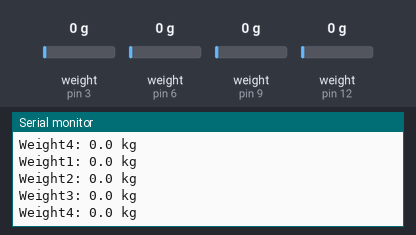
A sketch run on a simulated Arduino Uno, built with avr-gcc and run on an emulated ATmega328P. Parts: the last lines printed to the serial monitor. The test bench sets the inputs (shaded band); at power-on: weight on the scale (sensors on pin 3, pin 6, pin 9, pin 12) 0 g.

Above: at 5.2 s.
5.3 s: weight on the scale (sensor on pin 3) set to 100 g
At 5.32 s:
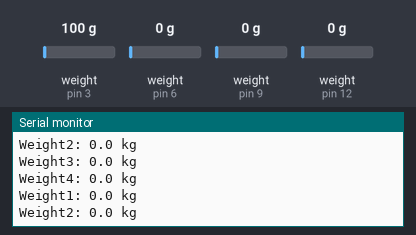
8.3 s: weight on the scale (sensor on pin 6) set to 100 g
At 8.44 s:
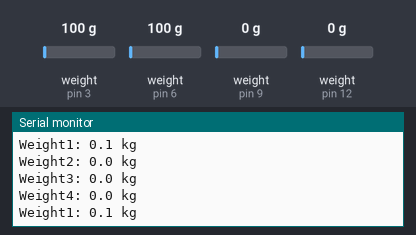
9.8 s: weight on the scale (sensor on pin 9) set to 100 g
At 9.85 s:
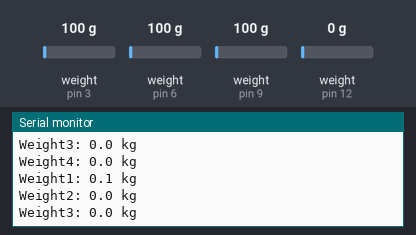
11.3 s: weight on the scale (sensor on pin 12) set to 100 g
At 11.36 s:
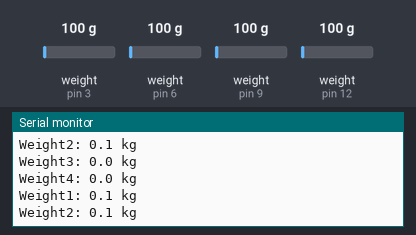
12.8 s: weight on the scale (sensor on pin 3) set to 1250 g
At 12.87 s:
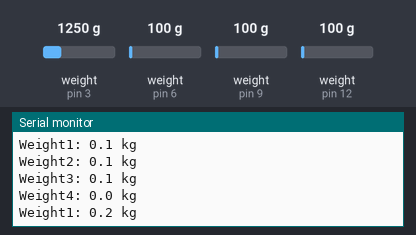
14.3 s: weight on the scale (sensor on pin 6) set to 1250 g
At 18.21 s:
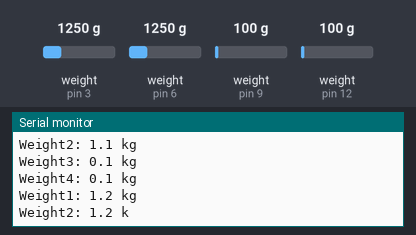
Timing chart, 0 to 18.3 s (numbered marks = the images above; inputs shaded):
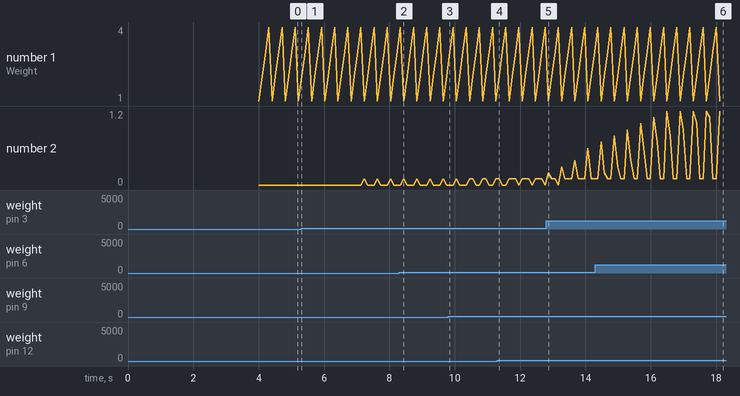

Measured:
- after the input at 12.8 s, the serial monitor: prints a new line after 0.07 s (image 5)
- after the input at 14.3 s, the serial monitor: prints a new line after 0.28 s (image 6)

The sketch:

smartPole1-2Lab.ino
```cpp
#include "HX711.h"

//캘리브레이션값
#define calibration_factor -18550.0

//SCK(CLK)로 사용하는 핀1
#define LOADCELL_SCK_PIN1 2
//DT(DOUT)로 사용하는 핀1
#define LOADCELL_DOUT_PIN1 3

//SCK(CLK)로 사용하는 핀2
#define LOADCELL_SCK_PIN2 5
//DT(DOUT)로 사용하는 핀2
#define LOADCELL_DOUT_PIN2 6

//SCK(CLK)로 사용하는 핀3
#define LOADCELL_SCK_PIN3 8
//DT(DOUT)로 사용하는 핀3
#define LOADCELL_DOUT_PIN3 9

//SCK(CLK)로 사용하는 핀4
#define LOADCELL_SCK_PIN4 11
//DT(DOUT)로 사용하는 핀4
#define LOADCELL_DOUT_PIN4 12

HX711 scale1;
HX711 scale2;
HX711 scale3;
HX711 scale4;

//최신값을 몇개 저장해 두는지 개수.
int nValueCount = 10;
//최신값을 저장해 두는 배열. 위의 변수 값과 같은 크기를 설정한다.
float fValue1[10];
float fValue2[10];
float fValue3[10];
float fValue4[10];


void setup()
{
  Serial.begin(9600);

  //HX711 객체를 초기화 한다.
  scale1.begin(LOADCELL_DOUT_PIN1, LOADCELL_SCK_PIN1);
  scale2.begin(LOADCELL_DOUT_PIN2, LOADCELL_SCK_PIN2);
  scale3.begin(LOADCELL_DOUT_PIN3, LOADCELL_SCK_PIN3);
  scale4.begin(LOADCELL_DOUT_PIN4, LOADCELL_SCK_PIN4);
  //설정된 캘리브레이션 값을 설정 한다.
  scale1.set_scale(calibration_factor);
  scale2.set_scale(calibration_factor);
  scale3.set_scale(calibration_factor);
  scale4.set_scale(calibration_factor);
  //영점 잡기. 현재 값을 0으로 둔다.
  scale1.tare();
  scale2.tare();
  scale3.tare();
  scale4.tare();
}

void loop()
{
  Serial.print("Weight1: ");

  //값 임시 저장
  float fValueTemp1 = 0.0;
  //값 합산
  float fValueSum1 = 0.0;


  //scale.get_units() returns a float
  fValueTemp1 = scale1.get_units();
  //읽은 값을 합산값에 넣어 준다.
  fValueSum1 = fValueTemp1;

  int i;
  for(i = 0; i < nValueCount; i = i + 1)
  {
    if(i > 0)
    {//0보다 클때만 계산
      //앞번호일수록 오래된 데이터이다.

      //기존에 저장된 데이터 합산
      fValueSum1 = fValueSum1 + fValue1[i];

      //값을 앞으로 한칸씩 민다.
      fValue1[i - 1] = fValue1[i];
    }
  }

  //맨 마지막에 최신값을 넣어 준다.
  fValue1[nValueCount - 1] = fValueTemp1;

  //합산값을 평균을 낸다.
  Serial.print(abs(fValueSum1 / nValueCount), 1);

  //You can change this to kg but you'll need to refactor the calibration_factor
  Serial.print(" kg");
  Serial.println();


  Serial.print("Weight2: ");

  //값 임시 저장
  float fValueTemp2 = 0.0;
  //값 합산
  float fValueSum2 = 0.0;


  //scale.get_units() returns a float
  fValueTemp2 = scale2.get_units();
  //읽은 값을 합산값에 넣어 준다.
  fValueSum2 = fValueTemp2;

  int j;
  for(j = 0; j < nValueCount; j = j + 1)
  {
    if(j > 0)
    {//0보다 클때만 계산
      //앞번호일수록 오래된 데이터이다.

      //기존에 저장된 데이터 합산
      fValueSum2 = fValueSum2 + fValue2[j];

      //값을 앞으로 한칸씩 민다.
      fValue2[j - 1] = fValue2[j];
    }
  }

  //맨 마지막에 최신값을 넣어 준다.
  fValue2[nValueCount - 1] = fValueTemp2;

  //합산값을 평균을 낸다.
  Serial.print(abs(fValueSum2 / nValueCount), 1);

  //You can change this to kg but you'll need to refactor the calibration_factor
  Serial.print(" kg");
  Serial.println();


  Serial.print("Weight3: ");

  //값 임시 저장
  float fValueTemp3 = 0.0;
  //값 합산
  float fValueSum3 = 0.0;


  //scale.get_units() returns a float
  fValueTemp3 = scale3.get_units();
  //읽은 값을 합산값에 넣어 준다.
  fValueSum3 = fValueTemp3;

  int k;
  for(k = 0; k < nValueCount; k = k + 1)
  {
    if(k > 0)
    {//0보다 클때만 계산
      //앞번호일수록 오래된 데이터이다.

      //기존에 저장된 데이터 합산
      fValueSum3 = fValueSum3 + fValue3[k];

      //값을 앞으로 한칸씩 민다.
      fValue3[k - 1] = fValue3[k];
    }
  }

  //맨 마지막에 최신값을 넣어 준다.
  fValue3[nValueCount - 1] = fValueTemp3;

  //합산값을 평균을 낸다.
  Serial.print(abs(fValueSum3 / nValueCount), 1);

  //You can change this to kg but you'll need to refactor the calibration_factor
  Serial.print(" kg");
  Serial.println();

  Serial.print("Weight4: ");

  //값 임시 저장
  float fValueTemp4 = 0.0;
  //값 합산
  float fValueSum4 = 0.0;


  //scale.get_units() returns a float
  fValueTemp4 = scale4.get_units();
  //읽은 값을 합산값에 넣어 준다.
  fValueSum4 = fValueTemp4;

  int l;
  for(l = 0; l < nValueCount; l = l + 1)
  {
    if(l > 0)
    {//0보다 클때만 계산
      //앞번호일수록 오래된 데이터이다.

      //기존에 저장된 데이터 합산
      fValueSum4 = fValueSum4 + fValue4[l];

      //값을 앞으로 한칸씩 민다.
      fValue4[l - 1] = fValue4[l];
    }
  }

  //맨 마지막에 최신값을 넣어 준다.
  fValue4[nValueCount - 1] = fValueTemp4;

  //합산값을 평균을 낸다.
  Serial.print(abs(fValueSum4 / nValueCount), 1);

  //You can change this to kg but you'll need to refactor the calibration_factor
  Serial.print(" kg");
  Serial.println();

  //delay(500); //(느리게 보기-테스트용)
}
```
